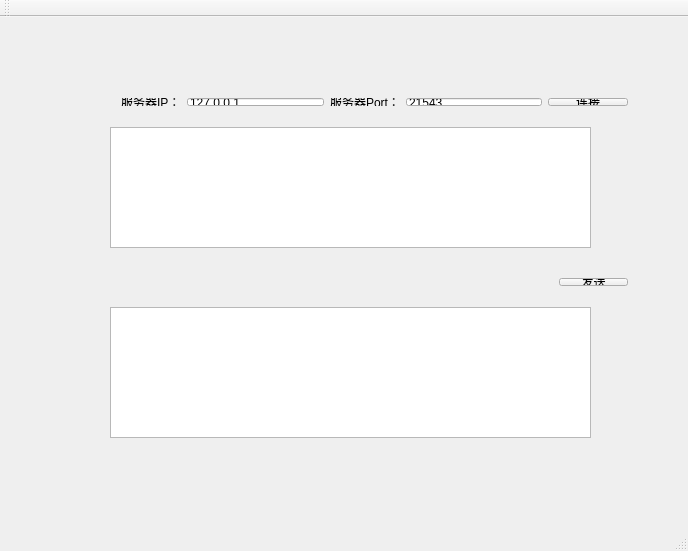
<?xml version="1.0" encoding="UTF-8"?>
<ui version="4.0">
 <class>MainWindow</class>
 <widget class="QMainWindow" name="MainWindow">
  <property name="geometry">
   <rect>
    <x>0</x>
    <y>0</y>
    <width>688</width>
    <height>551</height>
   </rect>
  </property>
  <property name="windowTitle">
   <string>MainWindow</string>
  </property>
  <widget class="QWidget" name="centralWidget">
   <widget class="QWidget" name="layoutWidget">
    <property name="geometry">
     <rect>
      <x>110</x>
      <y>70</y>
      <width>529</width>
      <height>30</height>
     </rect>
    </property>
    <layout class="QHBoxLayout" name="horizontalLayout">
     <item>
      <widget class="QLabel" name="label">
       <property name="text">
        <string>服务器IP：</string>
       </property>
      </widget>
     </item>
     <item>
      <widget class="QLineEdit" name="ledit_server_addr">
       <property name="text">
        <string>127.0.0.1</string>
       </property>
      </widget>
     </item>
     <item>
      <widget class="QLabel" name="label_2">
       <property name="text">
        <string>服务器Port：</string>
       </property>
      </widget>
     </item>
     <item>
      <widget class="QLineEdit" name="ledit_server_port">
       <property name="text">
        <string>21543</string>
       </property>
      </widget>
     </item>
     <item>
      <widget class="QPushButton" name="btn_bind">
       <property name="text">
        <string>连接</string>
       </property>
      </widget>
     </item>
    </layout>
   </widget>
   <widget class="QWidget" name="layoutWidget_2">
    <property name="geometry">
     <rect>
      <x>548</x>
      <y>250</y>
      <width>91</width>
      <height>30</height>
     </rect>
    </property>
    <layout class="QHBoxLayout" name="horizontalLayout_2">
     <item>
      <widget class="QPushButton" name="btn_send">
       <property name="text">
        <string>发送</string>
       </property>
      </widget>
     </item>
    </layout>
   </widget>
   <widget class="QTextEdit" name="textEdit">
    <property name="geometry">
     <rect>
      <x>110</x>
      <y>110</y>
      <width>481</width>
      <height>121</height>
     </rect>
    </property>
   </widget>
   <widget class="QTextEdit" name="textEdit_2">
    <property name="geometry">
     <rect>
      <x>110</x>
      <y>290</y>
      <width>481</width>
      <height>131</height>
     </rect>
    </property>
   </widget>
  </widget>
  <widget class="QMenuBar" name="menuBar">
   <property name="geometry">
    <rect>
     <x>0</x>
     <y>0</y>
     <width>688</width>
     <height>23</height>
    </rect>
   </property>
  </widget>
  <widget class="QToolBar" name="mainToolBar">
   <attribute name="toolBarArea">
    <enum>TopToolBarArea</enum>
   </attribute>
   <attribute name="toolBarBreak">
    <bool>false</bool>
   </attribute>
  </widget>
  <widget class="QStatusBar" name="statusBar"/>
 </widget>
 <layoutdefault spacing="6" margin="11"/>
 <resources/>
 <connections/>
</ui>
